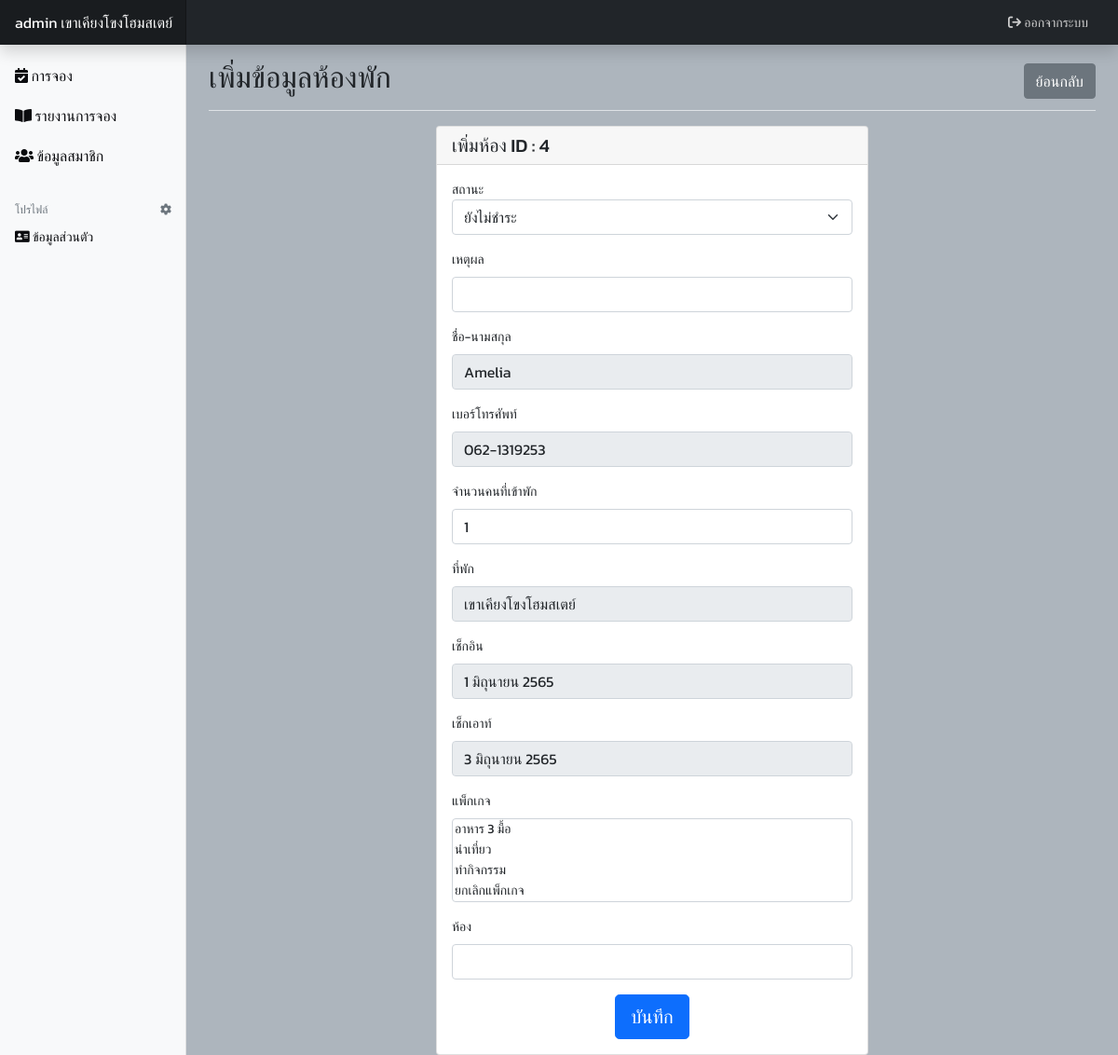
The app's page /admin/booking_add_room.php?id=4 (signed in) with its own data.
### tables this page shows
CREATE TABLE `tb_booking` (
  `b_id` int(10) NOT NULL COMMENT 'ไอดีผู้จอง',
  `status` enum('ชำระแล้ว','ยังไม่ชำระ','ยกเลิก') NOT NULL DEFAULT 'ยังไม่ชำระ' COMMENT 'สถานะ',
  `note` varchar(200) NOT NULL COMMENT 'หมายเหตุ',
  `name` varchar(50) NOT NULL COMMENT 'ชื่อ',
  `phone` text NOT NULL COMMENT 'เบอร์โทรศัพท์',
  `guest` int(30) NOT NULL COMMENT 'จำนวนคนที่เข้าพัก',
  `home` varchar(50) NOT NULL COMMENT 'ที่พัก',
  `checkin` date NOT NULL COMMENT 'เช็คอิน',
  `checkout` date NOT NULL COMMENT 'เช็คเอาท์',
  `package` varchar(50) DEFAULT NULL COMMENT 'แพ็กเกจ',
  `room` varchar(10) NOT NULL COMMENT 'ห้อง'
);

### includes/date.php (called while the page is built, shortened)
<?php
function thai_date($bbb)
{
	$y3 = substr($bbb, 0, 4);
	$m2 = substr($bbb, 5, 2);
	$d2 = substr($bbb, 8, 2);
	$y4 = $y3 + "543";
	if ($m2 == "06") {
		$m2 = "มิถุนายน";
	}
	if ($d2 == "01") {
		$d2 = "1";
	}
	if ($d2 == "03") {
		$d2 = "3";
	}
	if ($bbb == "") {
		return "";
	} else {
		return $d2 . "&nbsp;" . $m2 . "&nbsp;" . $y4 . "&nbsp";
	}
}
?>

### admin/booking_add_room.php (the view, shortened to what this page needs)
<?php
require_once('../connection/connect.php');
include('../includes/date.php');
$id = $_GET["id"];
$sql = "SELECT * FROM tb_booking WHERE b_id = '" . $id . "'";
$query = mysqli_query($condb, $sql);
$result = mysqli_fetch_array($query, MYSQLI_ASSOC);
?>
<!doctype html>
<html lang="en">
<head>
  <link rel="stylesheet" href="../assets/css/bootstrap.min.css">
  <link rel="stylesheet" href="assets/dashboard.css">
  <link rel="stylesheet" href="https://cdnjs.cloudflare.com/ajax/libs/bootstrap-select/1.14.0-beta2/css/bootstrap-select.min.css" />
</head>
<body>
  <?php include('includes/header.php'); ?>
  <div class="container-fluid">
    <div class="row">
      <?php include('includes/sidebarMenu.php'); ?>
      <main class="col-md-9 ms-sm-auto col-lg-10 px-md-4">
        <div class="d-flex justify-content-between flex-wrap flex-md-nowrap align-items-center pt-3 pb-2 mb-3 border-bottom">
          <h1 class="h2">เพิ่มข้อมูลห้องพัก</h1>
          <div class="btn-toolbar mb-2 mb-md-0">
            <button type="button" class="btn btn-secondary" onclick="window.location.href='index.php'">ย้อนกลับ</button>
          </div>
        </div>
        <div class="row justify-content-md-center">
          <div class="col-6">
            <div class="card">
              <h5 class="card-header"><?php echo 'เพิ่มห้อง ID : ' . $result['b_id']; ?></h5>
              <div class="card-body">
                <form method="post">
                  <div class="mb-3">
                    <label for="form-control">สถานะ</label>
                    <select class="form-select" id="status" name="status" onchange="changeStatus()">
                      <option value="ยังไม่ชำระ" <?php if ($result["status"] == 'ยังไม่ชำระ') {
                                                    echo " selected";
                                                  } ?>>ยังไม่ชำระ</option>
                    </select>
                  </div>
                  <div class="mb-3" id="note">
                    <label class="form-label">เหตุผล</label>
                    <input type="text" class="form-control" name="note" />
                  </div>
                  <div class="mb-3">
                    <label class="form-label">ชื่อ-นามสกุล</label>
                    <input type="text" class="form-control" name="name" value="<?php echo $result['name']; ?>" disabled />
                  </div>
                  <div class="mb-3">
                    <label class="form-label">เบอร์โทรศัพท์</label>
                    <input type="text" class="form-control phone_th" name="phone" value="<?php echo $result['phone']; ?>" disabled />
                  </div>
                  <div class="mb-3">
                    <label class="form-label">จำนวนคนที่เข้าพัก</label>
                    <input type="text" class="form-control" name="guest" value="<?php echo $result['guest']; ?>" />
                  </div>
                  <div class="mb-3">
                    <label class="form-label">ที่พัก</label>
                    <input type="text" class="form-control" name="้home" value="<?php echo $result['home']; ?>" disabled />
                  </div>
                  <div class="mb-3">
                    <label class="form-label">เช็กอิน</label>
                    <input type="text" class="form-control" name="้checkin" value="<?php echo thai_date($result['checkin']); ?>" disabled />
                  </div>
                  <div class="mb-3">
                    <label class="form-label">เช็กเอาท์</label>
                    <input type="text" class="form-control" name="้checkout" value="<?php echo thai_date($result['checkout']); ?>" disabled />
                  </div>
                  <div class="mb-3">
                    <label class="form-label">แพ็กเกจ</label>
                    <select name="package[]" class="multi-select" multiple title="เลือกแพ็กเกจ<?php echo $result['package']; ?>">
                      <option name="package[]" value="อาหาร 3 มื้อ">อาหาร 3 มื้อ</option>
                      <option name="package[]" value="นำเที่ยว">นำเที่ยว</option>
                      <option name="package[]" value="ทำกิจกรรม" <?php if($result['package'] == 'ทำกิจกรรม'){echo 'selected';}  ?> >ทำกิจกรรม</option>
                      <option name="package[]" value="ยกเลิกแพ็กเกจ">ยกเลิกแพ็กเกจ</option>
                    </select>
                  </div>
                  <div class="mb-3">
                    <label class="form-label">ห้อง</label>
                    <input type="text" class="form-control"  name="room">
                  </div>
                  <div align="center">
                    <button type="submit" name="submit" class="btn btn-primary btn-lg">บันทึก</button>
                  </div>
                </form>
              </div>
            </div>
          </div>
        </div>
      </main>
    </div>
  </div>
</body>
</body>
</html>

### admin/assets/dashboard.css (style rules this page uses)
body { font-size: .875rem; }

### records on screen
tb_booking: b_id "4", status "ยังไม่ชำระ", name "Amelia", phone "062-1319253", guest "1", home "เขาเคียงโขงโฮมสเตย์", checkin "1 มิถุนายน 2565", checkout "3 มิถุนายน 2565", package "อาหาร 3 มื้อ / นำเที่ยว / ทำกิจกรรม / ยกเลิกแพ็กเกจ"

### other values on screen
$_SESSION["a_level"] "admin"
$_SESSION["a_home"] "เขาเคียงโขงโฮมสเตย์"
